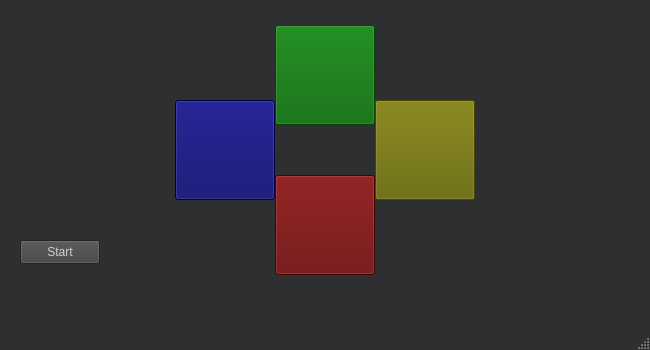
<?xml version="1.0" encoding="UTF-8"?>
<ui version="4.0">
 <class>SimonSays</class>
 <widget class="QMainWindow" name="SimonSays">
  <property name="geometry">
   <rect>
    <x>0</x>
    <y>0</y>
    <width>650</width>
    <height>350</height>
   </rect>
  </property>
  <property name="palette">
   <palette>
    <active>
     <colorrole role="WindowText">
      <brush brushstyle="SolidPattern">
       <color alpha="255">
        <red>255</red>
        <green>255</green>
        <blue>255</blue>
       </color>
      </brush>
     </colorrole>
     <colorrole role="Button">
      <brush brushstyle="SolidPattern">
       <color alpha="255">
        <red>46</red>
        <green>47</green>
        <blue>48</blue>
       </color>
      </brush>
     </colorrole>
     <colorrole role="Light">
      <brush brushstyle="SolidPattern">
       <color alpha="255">
        <red>69</red>
        <green>70</green>
        <blue>72</blue>
       </color>
      </brush>
     </colorrole>
     <colorrole role="Midlight">
      <brush brushstyle="SolidPattern">
       <color alpha="255">
        <red>57</red>
        <green>58</green>
        <blue>60</blue>
       </color>
      </brush>
     </colorrole>
     <colorrole role="Dark">
      <brush brushstyle="SolidPattern">
       <color alpha="255">
        <red>23</red>
        <green>23</green>
        <blue>24</blue>
       </color>
      </brush>
     </colorrole>
     <colorrole role="Mid">
      <brush brushstyle="SolidPattern">
       <color alpha="255">
        <red>31</red>
        <green>31</green>
        <blue>32</blue>
       </color>
      </brush>
     </colorrole>
     <colorrole role="Text">
      <brush brushstyle="SolidPattern">
       <color alpha="255">
        <red>0</red>
        <green>0</green>
        <blue>0</blue>
       </color>
      </brush>
     </colorrole>
     <colorrole role="BrightText">
      <brush brushstyle="SolidPattern">
       <color alpha="255">
        <red>0</red>
        <green>0</green>
        <blue>0</blue>
       </color>
      </brush>
     </colorrole>
     <colorrole role="ButtonText">
      <brush brushstyle="SolidPattern">
       <color alpha="255">
        <red>0</red>
        <green>0</green>
        <blue>0</blue>
       </color>
      </brush>
     </colorrole>
     <colorrole role="Base">
      <brush brushstyle="SolidPattern">
       <color alpha="255">
        <red>0</red>
        <green>0</green>
        <blue>0</blue>
       </color>
      </brush>
     </colorrole>
     <colorrole role="Window">
      <brush brushstyle="SolidPattern">
       <color alpha="255">
        <red>46</red>
        <green>47</green>
        <blue>48</blue>
       </color>
      </brush>
     </colorrole>
     <colorrole role="Shadow">
      <brush brushstyle="SolidPattern">
       <color alpha="255">
        <red>0</red>
        <green>0</green>
        <blue>0</blue>
       </color>
      </brush>
     </colorrole>
     <colorrole role="AlternateBase">
      <brush brushstyle="SolidPattern">
       <color alpha="255">
        <red>23</red>
        <green>23</green>
        <blue>24</blue>
       </color>
      </brush>
     </colorrole>
     <colorrole role="ToolTipBase">
      <brush brushstyle="SolidPattern">
       <color alpha="255">
        <red>255</red>
        <green>255</green>
        <blue>220</blue>
       </color>
      </brush>
     </colorrole>
     <colorrole role="ToolTipText">
      <brush brushstyle="SolidPattern">
       <color alpha="255">
        <red>0</red>
        <green>0</green>
        <blue>0</blue>
       </color>
      </brush>
     </colorrole>
    </active>
    <inactive>
     <colorrole role="WindowText">
      <brush brushstyle="SolidPattern">
       <color alpha="255">
        <red>208</red>
        <green>208</green>
        <blue>208</blue>
       </color>
      </brush>
     </colorrole>
     <colorrole role="Button">
      <brush brushstyle="SolidPattern">
       <color alpha="255">
        <red>64</red>
        <green>65</green>
        <blue>66</blue>
       </color>
      </brush>
     </colorrole>
     <colorrole role="Light">
      <brush brushstyle="SolidPattern">
       <color alpha="255">
        <red>255</red>
        <green>255</green>
        <blue>255</blue>
       </color>
      </brush>
     </colorrole>
     <colorrole role="Midlight">
      <brush brushstyle="SolidPattern">
       <color alpha="255">
        <red>227</red>
        <green>227</green>
        <blue>227</blue>
       </color>
      </brush>
     </colorrole>
     <colorrole role="Dark">
      <brush brushstyle="SolidPattern">
       <color alpha="255">
        <red>64</red>
        <green>65</green>
        <blue>66</blue>
       </color>
      </brush>
     </colorrole>
     <colorrole role="Mid">
      <brush brushstyle="SolidPattern">
       <color alpha="255">
        <red>160</red>
        <green>160</green>
        <blue>160</blue>
       </color>
      </brush>
     </colorrole>
     <colorrole role="Text">
      <brush brushstyle="SolidPattern">
       <color alpha="255">
        <red>208</red>
        <green>208</green>
        <blue>208</blue>
       </color>
      </brush>
     </colorrole>
     <colorrole role="BrightText">
      <brush brushstyle="SolidPattern">
       <color alpha="255">
        <red>255</red>
        <green>51</green>
        <blue>51</blue>
       </color>
      </brush>
     </colorrole>
     <colorrole role="ButtonText">
      <brush brushstyle="SolidPattern">
       <color alpha="255">
        <red>208</red>
        <green>208</green>
        <blue>208</blue>
       </color>
      </brush>
     </colorrole>
     <colorrole role="Base">
      <brush brushstyle="SolidPattern">
       <color alpha="255">
        <red>46</red>
        <green>47</green>
        <blue>48</blue>
       </color>
      </brush>
     </colorrole>
     <colorrole role="Window">
      <brush brushstyle="SolidPattern">
       <color alpha="255">
        <red>46</red>
        <green>47</green>
        <blue>48</blue>
       </color>
      </brush>
     </colorrole>
     <colorrole role="Shadow">
      <brush brushstyle="SolidPattern">
       <color alpha="255">
        <red>105</red>
        <green>105</green>
        <blue>105</blue>
       </color>
      </brush>
     </colorrole>
     <colorrole role="AlternateBase">
      <brush brushstyle="SolidPattern">
       <color alpha="255">
        <red>53</red>
        <green>54</green>
        <blue>55</blue>
       </color>
      </brush>
     </colorrole>
     <colorrole role="ToolTipBase">
      <brush brushstyle="SolidPattern">
       <color alpha="255">
        <red>64</red>
        <green>65</green>
        <blue>66</blue>
       </color>
      </brush>
     </colorrole>
     <colorrole role="ToolTipText">
      <brush brushstyle="SolidPattern">
       <color alpha="255">
        <red>208</red>
        <green>208</green>
        <blue>208</blue>
       </color>
      </brush>
     </colorrole>
    </inactive>
    <disabled>
     <colorrole role="WindowText">
      <brush brushstyle="SolidPattern">
       <color alpha="255">
        <red>23</red>
        <green>23</green>
        <blue>24</blue>
       </color>
      </brush>
     </colorrole>
     <colorrole role="Button">
      <brush brushstyle="SolidPattern">
       <color alpha="255">
        <red>46</red>
        <green>47</green>
        <blue>48</blue>
       </color>
      </brush>
     </colorrole>
     <colorrole role="Light">
      <brush brushstyle="SolidPattern">
       <color alpha="255">
        <red>69</red>
        <green>70</green>
        <blue>72</blue>
       </color>
      </brush>
     </colorrole>
     <colorrole role="Midlight">
      <brush brushstyle="SolidPattern">
       <color alpha="255">
        <red>57</red>
        <green>58</green>
        <blue>60</blue>
       </color>
      </brush>
     </colorrole>
     <colorrole role="Dark">
      <brush brushstyle="SolidPattern">
       <color alpha="255">
        <red>23</red>
        <green>23</green>
        <blue>24</blue>
       </color>
      </brush>
     </colorrole>
     <colorrole role="Mid">
      <brush brushstyle="SolidPattern">
       <color alpha="255">
        <red>31</red>
        <green>31</green>
        <blue>32</blue>
       </color>
      </brush>
     </colorrole>
     <colorrole role="Text">
      <brush brushstyle="SolidPattern">
       <color alpha="255">
        <red>23</red>
        <green>23</green>
        <blue>24</blue>
       </color>
      </brush>
     </colorrole>
     <colorrole role="BrightText">
      <brush brushstyle="SolidPattern">
       <color alpha="255">
        <red>0</red>
        <green>0</green>
        <blue>0</blue>
       </color>
      </brush>
     </colorrole>
     <colorrole role="ButtonText">
      <brush brushstyle="SolidPattern">
       <color alpha="255">
        <red>23</red>
        <green>23</green>
        <blue>24</blue>
       </color>
      </brush>
     </colorrole>
     <colorrole role="Base">
      <brush brushstyle="SolidPattern">
       <color alpha="255">
        <red>46</red>
        <green>47</green>
        <blue>48</blue>
       </color>
      </brush>
     </colorrole>
     <colorrole role="Window">
      <brush brushstyle="SolidPattern">
       <color alpha="255">
        <red>46</red>
        <green>47</green>
        <blue>48</blue>
       </color>
      </brush>
     </colorrole>
     <colorrole role="Shadow">
      <brush brushstyle="SolidPattern">
       <color alpha="255">
        <red>0</red>
        <green>0</green>
        <blue>0</blue>
       </color>
      </brush>
     </colorrole>
     <colorrole role="AlternateBase">
      <brush brushstyle="SolidPattern">
       <color alpha="255">
        <red>53</red>
        <green>54</green>
        <blue>55</blue>
       </color>
      </brush>
     </colorrole>
     <colorrole role="ToolTipBase">
      <brush brushstyle="SolidPattern">
       <color alpha="255">
        <red>64</red>
        <green>65</green>
        <blue>66</blue>
       </color>
      </brush>
     </colorrole>
     <colorrole role="ToolTipText">
      <brush brushstyle="SolidPattern">
       <color alpha="255">
        <red>208</red>
        <green>208</green>
        <blue>208</blue>
       </color>
      </brush>
     </colorrole>
    </disabled>
   </palette>
  </property>
  <property name="windowTitle">
   <string>SimonSays</string>
  </property>
  <widget class="QWidget" name="centralwidget">
   <widget class="QPushButton" name="BlueButton">
    <property name="geometry">
     <rect>
      <x>175</x>
      <y>100</y>
      <width>100</width>
      <height>100</height>
     </rect>
    </property>
    <property name="palette">
     <palette>
      <active>
       <colorrole role="Button">
        <brush brushstyle="SolidPattern">
         <color alpha="255">
          <red>0</red>
          <green>0</green>
          <blue>100</blue>
         </color>
        </brush>
       </colorrole>
       <colorrole role="Base">
        <brush brushstyle="SolidPattern">
         <color alpha="255">
          <red>0</red>
          <green>0</green>
          <blue>100</blue>
         </color>
        </brush>
       </colorrole>
       <colorrole role="Window">
        <brush brushstyle="SolidPattern">
         <color alpha="255">
          <red>0</red>
          <green>0</green>
          <blue>100</blue>
         </color>
        </brush>
       </colorrole>
      </active>
      <inactive>
       <colorrole role="Button">
        <brush brushstyle="SolidPattern">
         <color alpha="255">
          <red>0</red>
          <green>0</green>
          <blue>100</blue>
         </color>
        </brush>
       </colorrole>
       <colorrole role="Base">
        <brush brushstyle="SolidPattern">
         <color alpha="255">
          <red>0</red>
          <green>0</green>
          <blue>100</blue>
         </color>
        </brush>
       </colorrole>
       <colorrole role="Window">
        <brush brushstyle="SolidPattern">
         <color alpha="255">
          <red>0</red>
          <green>0</green>
          <blue>100</blue>
         </color>
        </brush>
       </colorrole>
      </inactive>
      <disabled>
       <colorrole role="Button">
        <brush brushstyle="SolidPattern">
         <color alpha="255">
          <red>0</red>
          <green>0</green>
          <blue>100</blue>
         </color>
        </brush>
       </colorrole>
       <colorrole role="Base">
        <brush brushstyle="SolidPattern">
         <color alpha="255">
          <red>0</red>
          <green>0</green>
          <blue>100</blue>
         </color>
        </brush>
       </colorrole>
       <colorrole role="Window">
        <brush brushstyle="SolidPattern">
         <color alpha="255">
          <red>0</red>
          <green>0</green>
          <blue>100</blue>
         </color>
        </brush>
       </colorrole>
      </disabled>
     </palette>
    </property>
    <property name="autoFillBackground">
     <bool>false</bool>
    </property>
    <property name="styleSheet">
     <string notr="true">background-color: rgb(0, 0, 100);</string>
    </property>
    <property name="text">
     <string/>
    </property>
   </widget>
   <widget class="QPushButton" name="YellowButton">
    <property name="geometry">
     <rect>
      <x>375</x>
      <y>100</y>
      <width>100</width>
      <height>100</height>
     </rect>
    </property>
    <property name="palette">
     <palette>
      <active>
       <colorrole role="Button">
        <brush brushstyle="SolidPattern">
         <color alpha="255">
          <red>100</red>
          <green>100</green>
          <blue>0</blue>
         </color>
        </brush>
       </colorrole>
       <colorrole role="Base">
        <brush brushstyle="SolidPattern">
         <color alpha="255">
          <red>100</red>
          <green>100</green>
          <blue>0</blue>
         </color>
        </brush>
       </colorrole>
       <colorrole role="Window">
        <brush brushstyle="SolidPattern">
         <color alpha="255">
          <red>100</red>
          <green>100</green>
          <blue>0</blue>
         </color>
        </brush>
       </colorrole>
      </active>
      <inactive>
       <colorrole role="Button">
        <brush brushstyle="SolidPattern">
         <color alpha="255">
          <red>100</red>
          <green>100</green>
          <blue>0</blue>
         </color>
        </brush>
       </colorrole>
       <colorrole role="Base">
        <brush brushstyle="SolidPattern">
         <color alpha="255">
          <red>100</red>
          <green>100</green>
          <blue>0</blue>
         </color>
        </brush>
       </colorrole>
       <colorrole role="Window">
        <brush brushstyle="SolidPattern">
         <color alpha="255">
          <red>100</red>
          <green>100</green>
          <blue>0</blue>
         </color>
        </brush>
       </colorrole>
      </inactive>
      <disabled>
       <colorrole role="Button">
        <brush brushstyle="SolidPattern">
         <color alpha="255">
          <red>100</red>
          <green>100</green>
          <blue>0</blue>
         </color>
        </brush>
       </colorrole>
       <colorrole role="Base">
        <brush brushstyle="SolidPattern">
         <color alpha="255">
          <red>100</red>
          <green>100</green>
          <blue>0</blue>
         </color>
        </brush>
       </colorrole>
       <colorrole role="Window">
        <brush brushstyle="SolidPattern">
         <color alpha="255">
          <red>100</red>
          <green>100</green>
          <blue>0</blue>
         </color>
        </brush>
       </colorrole>
      </disabled>
     </palette>
    </property>
    <property name="autoFillBackground">
     <bool>false</bool>
    </property>
    <property name="styleSheet">
     <string notr="true">background-color: rgb(100, 100, 0);
</string>
    </property>
    <property name="text">
     <string/>
    </property>
   </widget>
   <widget class="QPushButton" name="RedButton">
    <property name="geometry">
     <rect>
      <x>275</x>
      <y>175</y>
      <width>100</width>
      <height>100</height>
     </rect>
    </property>
    <property name="palette">
     <palette>
      <active>
       <colorrole role="Button">
        <brush brushstyle="SolidPattern">
         <color alpha="255">
          <red>100</red>
          <green>0</green>
          <blue>0</blue>
         </color>
        </brush>
       </colorrole>
       <colorrole role="Base">
        <brush brushstyle="SolidPattern">
         <color alpha="255">
          <red>100</red>
          <green>0</green>
          <blue>0</blue>
         </color>
        </brush>
       </colorrole>
       <colorrole role="Window">
        <brush brushstyle="SolidPattern">
         <color alpha="255">
          <red>100</red>
          <green>0</green>
          <blue>0</blue>
         </color>
        </brush>
       </colorrole>
      </active>
      <inactive>
       <colorrole role="Button">
        <brush brushstyle="SolidPattern">
         <color alpha="255">
          <red>100</red>
          <green>0</green>
          <blue>0</blue>
         </color>
        </brush>
       </colorrole>
       <colorrole role="Base">
        <brush brushstyle="SolidPattern">
         <color alpha="255">
          <red>100</red>
          <green>0</green>
          <blue>0</blue>
         </color>
        </brush>
       </colorrole>
       <colorrole role="Window">
        <brush brushstyle="SolidPattern">
         <color alpha="255">
          <red>100</red>
          <green>0</green>
          <blue>0</blue>
         </color>
        </brush>
       </colorrole>
      </inactive>
      <disabled>
       <colorrole role="Button">
        <brush brushstyle="SolidPattern">
         <color alpha="255">
          <red>100</red>
          <green>0</green>
          <blue>0</blue>
         </color>
        </brush>
       </colorrole>
       <colorrole role="Base">
        <brush brushstyle="SolidPattern">
         <color alpha="255">
          <red>100</red>
          <green>0</green>
          <blue>0</blue>
         </color>
        </brush>
       </colorrole>
       <colorrole role="Window">
        <brush brushstyle="SolidPattern">
         <color alpha="255">
          <red>100</red>
          <green>0</green>
          <blue>0</blue>
         </color>
        </brush>
       </colorrole>
      </disabled>
     </palette>
    </property>
    <property name="autoFillBackground">
     <bool>false</bool>
    </property>
    <property name="styleSheet">
     <string notr="true">background-color: rgb(100, 0, 0);</string>
    </property>
    <property name="text">
     <string/>
    </property>
   </widget>
   <widget class="QPushButton" name="StartButton">
    <property name="geometry">
     <rect>
      <x>20</x>
      <y>240</y>
      <width>80</width>
      <height>24</height>
     </rect>
    </property>
    <property name="text">
     <string>Start</string>
    </property>
   </widget>
   <widget class="QPushButton" name="GreenButton">
    <property name="geometry">
     <rect>
      <x>275</x>
      <y>25</y>
      <width>100</width>
      <height>100</height>
     </rect>
    </property>
    <property name="palette">
     <palette>
      <active>
       <colorrole role="Button">
        <brush brushstyle="SolidPattern">
         <color alpha="255">
          <red>0</red>
          <green>100</green>
          <blue>0</blue>
         </color>
        </brush>
       </colorrole>
       <colorrole role="Base">
        <brush brushstyle="SolidPattern">
         <color alpha="255">
          <red>0</red>
          <green>100</green>
          <blue>0</blue>
         </color>
        </brush>
       </colorrole>
       <colorrole role="Window">
        <brush brushstyle="SolidPattern">
         <color alpha="255">
          <red>0</red>
          <green>100</green>
          <blue>0</blue>
         </color>
        </brush>
       </colorrole>
      </active>
      <inactive>
       <colorrole role="Button">
        <brush brushstyle="SolidPattern">
         <color alpha="255">
          <red>0</red>
          <green>100</green>
          <blue>0</blue>
         </color>
        </brush>
       </colorrole>
       <colorrole role="Base">
        <brush brushstyle="SolidPattern">
         <color alpha="255">
          <red>0</red>
          <green>100</green>
          <blue>0</blue>
         </color>
        </brush>
       </colorrole>
       <colorrole role="Window">
        <brush brushstyle="SolidPattern">
         <color alpha="255">
          <red>0</red>
          <green>100</green>
          <blue>0</blue>
         </color>
        </brush>
       </colorrole>
      </inactive>
      <disabled>
       <colorrole role="Button">
        <brush brushstyle="SolidPattern">
         <color alpha="255">
          <red>0</red>
          <green>100</green>
          <blue>0</blue>
         </color>
        </brush>
       </colorrole>
       <colorrole role="Base">
        <brush brushstyle="SolidPattern">
         <color alpha="255">
          <red>0</red>
          <green>100</green>
          <blue>0</blue>
         </color>
        </brush>
       </colorrole>
       <colorrole role="Window">
        <brush brushstyle="SolidPattern">
         <color alpha="255">
          <red>0</red>
          <green>100</green>
          <blue>0</blue>
         </color>
        </brush>
       </colorrole>
      </disabled>
     </palette>
    </property>
    <property name="autoFillBackground">
     <bool>false</bool>
    </property>
    <property name="styleSheet">
     <string notr="true">background-color: rgb(0, 100, 0);</string>
    </property>
    <property name="text">
     <string/>
    </property>
   </widget>
  </widget>
  <widget class="QMenuBar" name="menubar">
   <property name="geometry">
    <rect>
     <x>0</x>
     <y>0</y>
     <width>650</width>
     <height>21</height>
    </rect>
   </property>
  </widget>
  <widget class="QStatusBar" name="statusbar"/>
 </widget>
 <resources/>
 <connections/>
</ui>
